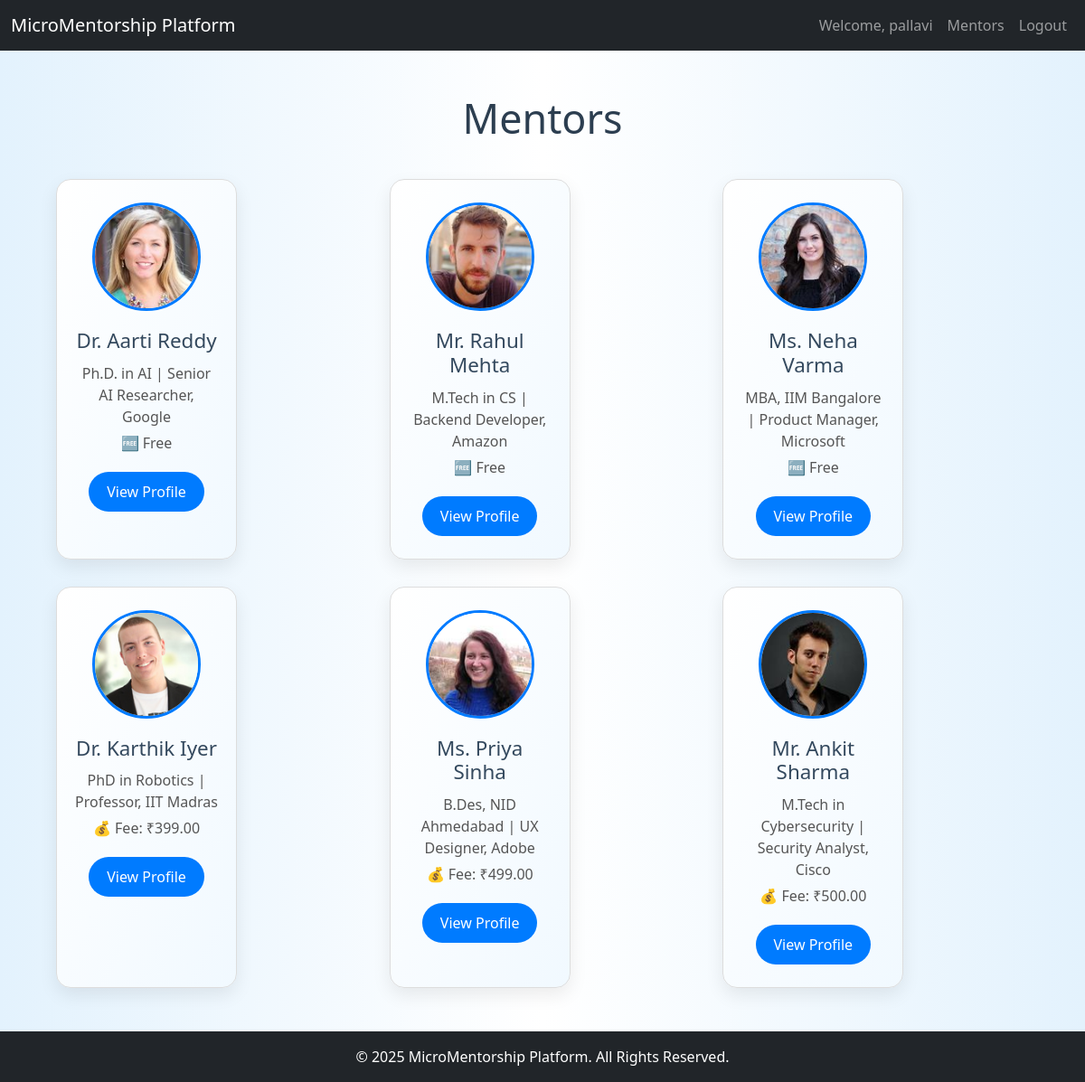
Page /mentors/ (signed in) on the committed database.
### base/models.py (models this page shows, shortened)
class User(AbstractUser):
    is_mentor = models.BooleanField(default=False)
    is_student = models.BooleanField(default=False)
    class Meta:
        swappable = 'AUTH_USER_MODEL'  # Important to allow Django to swap default

class Mentor(models.Model):
    mentor_user = models.OneToOneField('MentorUser', on_delete=models.CASCADE, null=True, blank=True)
    name = models.CharField(max_length=200, default='Mentor Name')
    photo = models.ImageField(upload_to='mentor_photos/')
    qualification = models.CharField(max_length=255)
    job_role = models.CharField(max_length=255)
    about = models.TextField()
    is_paid = models.BooleanField(default=False)
    fee = models.DecimalField(max_digits=8, decimal_places=2, default=0)

### base/views.py (the view)
# urls.py: path('mentors/', views.mentor_list, name='mentor_list'),
def mentor_list(request):
    mentors = Mentor.objects.all()
    return render(request, 'mentorship/mentor_list.html', {'mentors': mentors})

### base/templates/mentorship/mentor_list.html (shortened to what this page needs)
{% extends 'base.html' %}
{% block content %}
<h1>Mentors</h1>
<div class="mentor-cards">
  {% for m in mentors %}
    <span class="mentor-card">
      <img src="{{ m.photo.url }}" alt="{{ m.user.username }}">
      <h3>{{ m.name }}</h3>
      <p>{{ m.qualification }} | {{ m.job_role }}</p>
      {% if m.is_paid %}
        <p>💰 Fee: ₹{{ m.fee }}</p>
      {% else %}
        <p>🆓 Free</p>
      {% endif %}
      <a href="{% url 'mentor_detail' m.id %}">View Profile</a>
    </span>
  {% endfor %}
</div>
{% endblock %}

### base/templates/base.html (shortened to what this page needs)
{% load static %}
<!DOCTYPE html>
<html lang="en">
<head>
    <link rel="stylesheet" href="{% static 'css/styles.css' %}">
    <link href="https://cdn.jsdelivr.net/npm/bootstrap@5.3.0/dist/css/bootstrap.min.css" rel="stylesheet">
</head>
<body>
<nav class="navbar navbar-expand-lg navbar-dark bg-dark">
    <div class="container-fluid">
        <a class="navbar-brand" href="{% url 'home' %}">MicroMentorship Platform</a>
        <div class="collapse navbar-collapse justify-content-end" id="navbarNav">
            <ul class="navbar-nav">
                {% if user.is_authenticated %}
                    <li class="nav-item">
                        <span class="nav-link">Welcome, {{ user.username }}</span>
                    </li>
                    <li class="nav-item">
                        <a class="nav-link" href="{% url 'mentor_list' %}">Mentors</a>
                    </li>
                    <li class="nav-item">
                        <a class="nav-link" href="{% url 'logout' %}">Logout</a>
                    </li>
                {% endif %}
            </ul>
        </div>
    </div>
</nav>
<div class="container my-5">
    {% block content %}{% endblock %}
</div>
<footer class="bg-dark text-white text-center py-3">
    <div class="container">
        &copy; 2025 MicroMentorship Platform. All Rights Reserved.
    </div>
</footer>
</body>
</html>

### base/static/css/styles.css (style rules this page uses)
body { font-family: Arial, sans-serif; margin:0; padding:20px; background:#f9f9f9; }
.mentor-cards { display:flex; flex-wrap: wrap; gap:20px; }
.mentor-card { background:#fff; padding:20px; border:1px solid #ddd; width:200px; text-align:center; border-radius:8px; transition: box-shadow .3s; }
.mentor-card img { width:100%; height: auto; border-radius:50%; }
body { font-family: 'Segoe UI', sans-serif; background: linear-gradient(135deg, #ece9e6, #ffffff); margin: 0; padding: 0; color: #333; }

### base/templates/base.html (style rules this page uses)
footer { background: #003b4f; color: white; text-align: center; padding: 15px; }

### base/templates/mentorship/mentor_list.html (style rules this page uses)
body { background: linear-gradient(to right, #e3f2fd, #ffffff, #e3f2fd); }
h1 { text-align: center; font-size: 2.8em; margin-bottom: 40px; color: #2c3e50; }
.mentor-cards { display: grid; grid-template-columns: repeat(auto-fit, minmax(280px, 1fr)); gap: 30px; padding: 0 20px; }
.mentor-card { background: linear-gradient(to bottom right, #ffffff, #f1f9ff); border-radius: 16px; box-shadow: 0 8px 20px rgba(0, 0, 0, 0.08); overflow: hidden; text-align: center; padding: 25px 20px; transition: transform 0.3s ease, box-shadow 0.3s ease; }
.mentor-card img { width: 120px; height: 120px; object-fit: cover; border-radius: 50%; margin-bottom: 20px; border: 3px solid #007bff; }
.mentor-card h3 { font-size: 1.4em; color: #34495e; margin-bottom: 10px; }
.mentor-card p { font-size: 1em; color: #555; margin: 5px 0; }
.mentor-card a { display: inline-block; margin-top: 15px; padding: 10px 20px; background-color: #007bff; color: #fff; text-decoration: none; border-radius: 25px; font-weight: 500; transition: background-color 0.3s ease, transform 0.3s ease; }

### rows in the picture
User: username "pallavi"
Mentor: photo (picture), name "Dr. Aarti Reddy", qualification "Ph.D. in AI", job_role "Senior AI Researcher, Google", is_paid "🆓 Free"
Mentor: photo (picture), name "Mr. Rahul Mehta", qualification "M.Tech in CS", job_role "Backend Developer, Amazon", is_paid "🆓 Free"
Mentor: photo (picture), name "Ms. Neha Varma", qualification "MBA, IIM Bangalore", job_role "Product Manager, Microsoft", is_paid "🆓 Free"
Mentor: photo (picture), name "Dr. Karthik Iyer", qualification "PhD in Robotics", job_role "Professor, IIT Madras", fee "399.00"
Mentor: photo (picture), name "Ms. Priya Sinha", qualification "B.Des, NID Ahmedabad", job_role "UX Designer, Adobe", fee "499.00"
Mentor: photo (picture), name "Mr. Ankit Sharma", qualification "M.Tech in Cybersecurity", job_role "Security Analyst, Cisco", fee "500.00"
